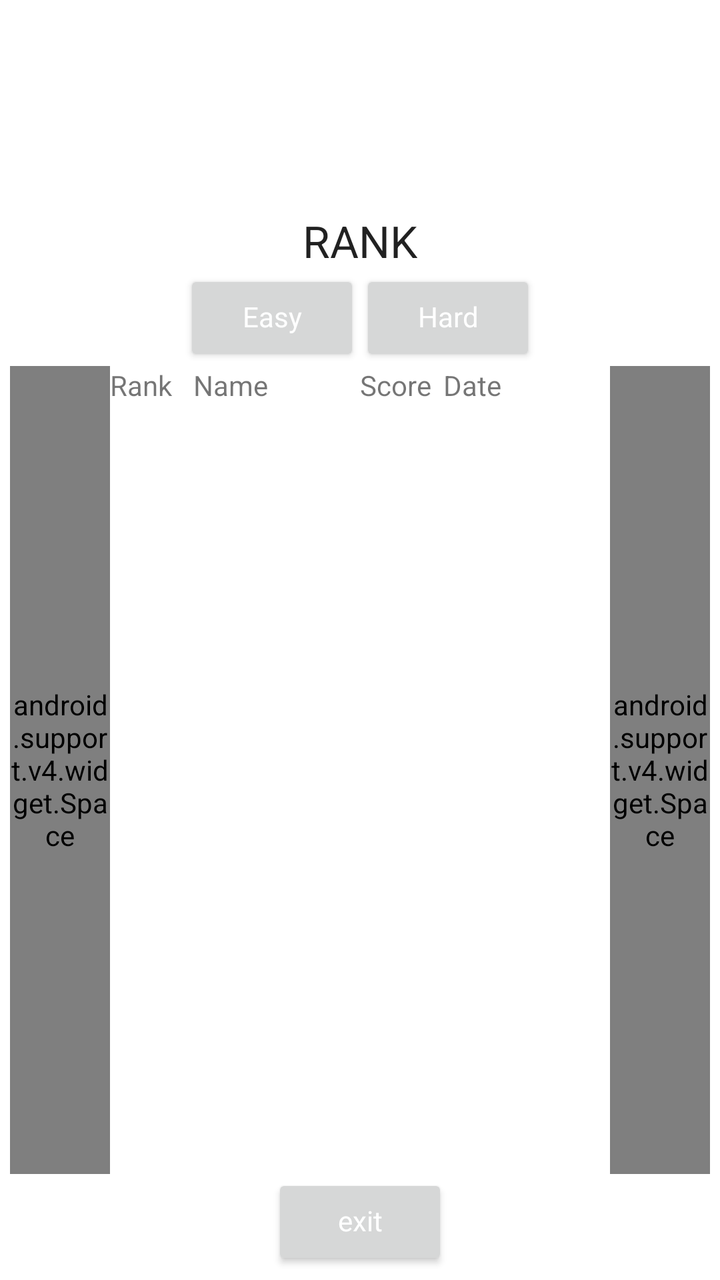
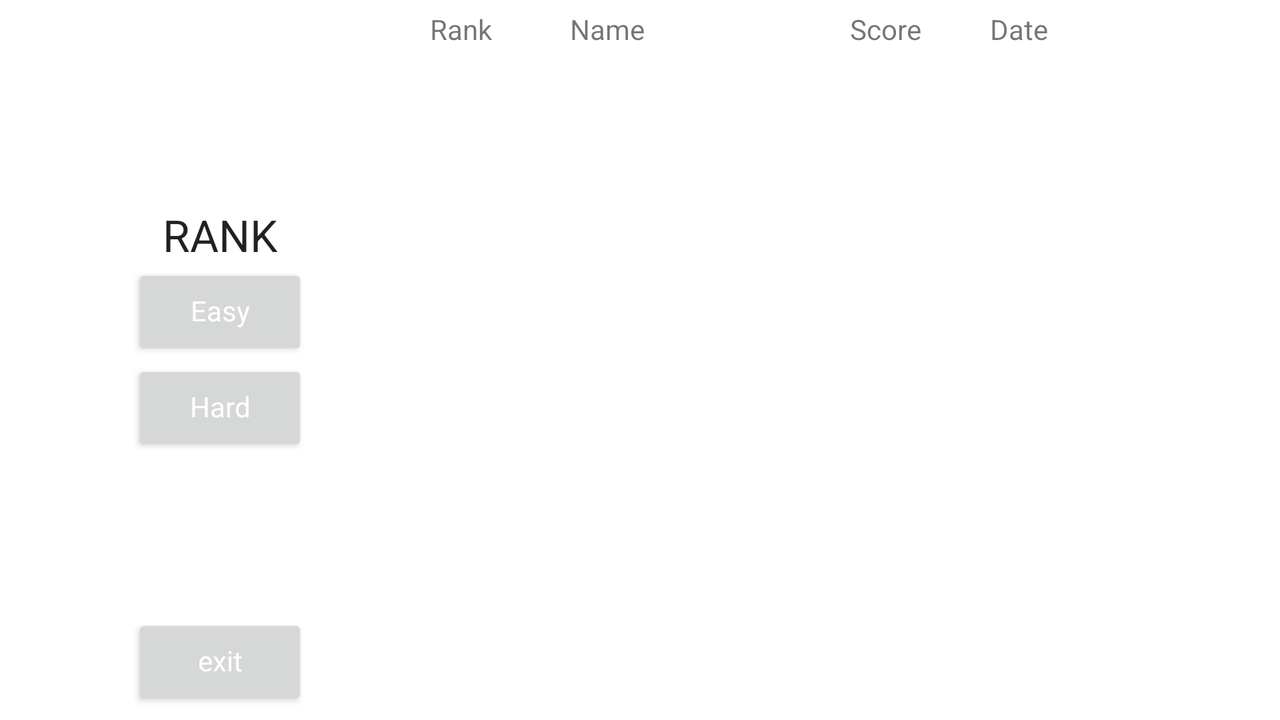

One screen, two layout resources from the same app: the default and the author's alternative for another configuration. Each is rendered where Android would select it; the XML of both is given below.
<!-- AndroidManifest.xml: application theme AppTheme -->
<!-- res/layout/activity_rank.xml -->
<?xml version="1.0" encoding="utf-8"?>
<LinearLayout xmlns:android="http://schemas.android.com/apk/res/android"
    android:layout_width="match_parent"
    android:layout_height="match_parent"
    android:paddingBottom="@dimen/activity_vertical_margin"
    android:paddingLeft="@dimen/activity_horizontal_margin"
    android:paddingRight="@dimen/activity_horizontal_margin"
    android:paddingTop="@dimen/activity_vertical_margin"
    android:orientation="vertical"
    android:background="@color/base_white"
    android:gravity="center">

    <RelativeLayout
        android:layout_width="match_parent"
        android:layout_height="match_parent"
        android:layout_weight="2">

        <TextView
            android:id="@+id/rank_text_title"
            android:layout_width="wrap_content"
            android:layout_height="wrap_content"
            android:layout_centerHorizontal="true"
            android:layout_above="@+id/rank_layout_difficulty"
            android:textAppearance="?android:attr/textAppearanceLarge"
            android:maxLines="1"
            android:text="@string/rank_text_title"/>

        <LinearLayout
            android:id="@+id/rank_layout_difficulty"
            android:layout_width="wrap_content"
            android:layout_height="wrap_content"
            android:layout_centerHorizontal="true"
            android:layout_alignParentBottom="true"
            android:orientation="horizontal">

            <Button
                android:id="@+id/rank_btn_easy"
                style="@style/setControlButtonStyle"
                android:text="@string/easy"/>

            <Button
                android:id="@+id/rank_btn_hard"
                style="@style/setControlButtonStyle"
                android:text="@string/hard"/>
        </LinearLayout>

    </RelativeLayout>

    <LinearLayout
        android:layout_width="match_parent"
        android:layout_height="match_parent"
        android:layout_weight="1"
        android:orientation="horizontal">

        <android.support.v4.widget.Space
            android:layout_width="match_parent"
            android:layout_height="match_parent"
            android:layout_weight="3"/>

        <LinearLayout
            android:layout_width="match_parent"
            android:layout_height="match_parent"
            android:layout_weight="1"
            android:orientation="vertical">

            <LinearLayout
                android:layout_width="match_parent"
                android:layout_height="wrap_content"
                android:orientation="horizontal">
                <LinearLayout
                    android:layout_width="match_parent"
                    android:layout_height="wrap_content"
                    android:orientation="horizontal"
                    android:layout_weight="1">
                    <TextView
                        android:id="@+id/item_text_rank"
                        android:layout_width="match_parent"
                        android:layout_height="wrap_content"
                        android:layout_weight="2"
                        android:maxLines="1"
                        android:text="@string/rank_text_rank"/>
                    <TextView
                        android:id="@+id/item_text_name"
                        android:layout_width="match_parent"
                        android:layout_height="wrap_content"
                        android:layout_weight="1"
                        android:maxLines="1"
                        android:text="@string/rank_text_name"/>
                </LinearLayout>
                <LinearLayout
                    android:layout_width="match_parent"
                    android:layout_height="wrap_content"
                    android:orientation="horizontal"
                    android:layout_weight="1">
                    <TextView
                        android:id="@+id/item_text_score"
                        android:layout_width="match_parent"
                        android:layout_height="wrap_content"
                        android:layout_weight="2"
                        android:maxLines="1"
                        android:text="@string/rank_text_score"/>
                    <TextView
                        android:id="@+id/item_text_date"
                        android:layout_width="match_parent"
                        android:layout_height="wrap_content"
                        android:layout_weight="1"
                        android:maxLines="1"
                        android:text="@string/rank_text_date"/>
                </LinearLayout>
            </LinearLayout>

            <ListView
                android:id="@+id/rank_list_ranklist"
                android:layout_width="match_parent"
                android:layout_height="match_parent"/>
        </LinearLayout>

        <android.support.v4.widget.Space
            android:layout_width="match_parent"
            android:layout_height="match_parent"
            android:layout_weight="3"/>

    </LinearLayout>

    <Button
        android:id="@+id/rank_btn_exit"
        style="@style/setControlButtonStyle"
        android:text="@string/text_exit"/>

</LinearLayout>
<!-- resources referenced by this layout -->
<resources>
  <color name="base_white">#ffffffff</color>
  <dimen name="activity_horizontal_margin">@dimen/activity_margin_all</dimen>
  <dimen name="activity_vertical_margin">@dimen/activity_margin_all</dimen>
  <string name="easy">Easy</string>
  <string name="hard">Hard</string>
  <string name="rank_text_date">Date</string>
  <string name="rank_text_name">Name</string>
  <string name="rank_text_rank">Rank</string>
  <string name="rank_text_score">Score</string>
  <string name="rank_text_title">RANK</string>
  <string name="text_exit">exit</string>
  <style name="setControlButtonStyle" parent="@style/setBasicButtonStyle">
          <item name="android:textColor">@color/base_white</item>
      </style>
  <style name="AppTheme" parent="Theme.AppCompat.Light.NoActionBar">
          
          <item name="colorPrimary">@color/colorPrimary</item>
          <item name="colorPrimaryDark">@color/colorPrimaryDark</item>
          <item name="colorAccent">@color/colorAccent</item>
      </style>
  <dimen name="activity_margin_all">5dp</dimen>
  <style name="setBasicButtonStyle">
          <item name="android:layout_width">wrap_content</item>
          <item name="android:layout_height">wrap_content</item>
          <item name="android:gravity">center</item>
          <item name="android:textAppearance">?android:attr/textAppearanceSmall</item>
          <item name="android:maxLines">1</item>
          <item name="android:ellipsize">marquee</item>
          <item name="android:marqueeRepeatLimit">marquee_forever</item>
          <item name="android:includeFontPadding">false</item>
      </style>
  <color name="colorPrimary">#FFFFFF</color>
  <color name="colorPrimaryDark">#000000</color>
  <color name="colorAccent">#FF4081</color>
</resources>
<!-- res/layout-land/activity_rank.xml (the author's variant of the layout above) -->
<!-- drawn on the phone turned sideways -->
<?xml version="1.0" encoding="utf-8"?>
<LinearLayout xmlns:android="http://schemas.android.com/apk/res/android"
    android:layout_width="match_parent"
    android:layout_height="match_parent"
    android:paddingBottom="@dimen/activity_vertical_margin"
    android:paddingLeft="@dimen/activity_horizontal_margin"
    android:paddingRight="@dimen/activity_horizontal_margin"
    android:paddingTop="@dimen/activity_vertical_margin"
    android:background="@color/base_white"
    android:orientation="horizontal"
    >

    <RelativeLayout
        android:layout_width="match_parent"
        android:layout_height="match_parent"
        android:layout_weight="2">

        <TextView
        android:id="@+id/rank_text_title"
        android:layout_width="wrap_content"
        android:layout_height="wrap_content"
        android:layout_centerHorizontal="true"
        android:layout_above="@+id/rank_layout_difficulty"
        android:textAppearance="?android:attr/textAppearanceLarge"
        android:maxLines="1"
        android:text="@string/rank_text_title"/>

        <LinearLayout
            android:id="@+id/rank_layout_difficulty"
            android:layout_width="match_parent"
            android:layout_height="wrap_content"
            android:layout_centerInParent="true"
            android:gravity="center"
            android:orientation="vertical">

            <Button
                android:id="@+id/rank_btn_easy"
                style="@style/setControlButtonStyle"
                android:layout_weight="1"
                android:text="@string/easy"/>

            <Button
                android:id="@+id/rank_btn_hard"
                style="@style/setControlButtonStyle"
                android:layout_weight="1"
                android:text="@string/hard"/>
        </LinearLayout>

        <Button
            android:id="@+id/rank_btn_exit"
            style="@style/setControlButtonStyle"
            android:layout_centerHorizontal="true"
            android:layout_alignParentBottom="true"
            android:text="@string/text_exit"/>

    </RelativeLayout>

    <LinearLayout
        android:layout_width="match_parent"
        android:layout_height="match_parent"
        android:orientation="vertical"
        android:layout_weight="1">

        <LinearLayout
            android:layout_width="match_parent"
            android:layout_height="wrap_content"
            android:orientation="horizontal">
            <LinearLayout
                android:layout_width="match_parent"
                android:layout_height="wrap_content"
                android:orientation="horizontal"
                android:layout_weight="1">
                <TextView
                    android:id="@+id/item_text_rank"
                    android:layout_width="match_parent"
                    android:layout_height="wrap_content"
                    android:layout_weight="2"
                    android:maxLines="1"
                    android:text="@string/rank_text_rank"/>
                <TextView
                    android:id="@+id/item_text_name"
                    android:layout_width="match_parent"
                    android:layout_height="wrap_content"
                    android:layout_weight="1"
                    android:maxLines="1"
                    android:text="@string/rank_text_name"/>
            </LinearLayout>
            <LinearLayout
                android:layout_width="match_parent"
                android:layout_height="wrap_content"
                android:orientation="horizontal"
                android:layout_weight="1">
                <TextView
                    android:id="@+id/item_text_score"
                    android:layout_width="match_parent"
                    android:layout_height="wrap_content"
                    android:layout_weight="2"
                    android:maxLines="1"
                    android:text="@string/rank_text_score"/>
                <TextView
                    android:id="@+id/item_text_date"
                    android:layout_width="match_parent"
                    android:layout_height="wrap_content"
                    android:layout_weight="1"
                    android:maxLines="1"
                    android:text="@string/rank_text_date"/>
            </LinearLayout>
        </LinearLayout>

        <ListView
            android:id="@+id/rank_list_ranklist"
            android:layout_width="match_parent"
            android:layout_height="match_parent"
            android:layout_weight="1" />

    </LinearLayout>

</LinearLayout>
